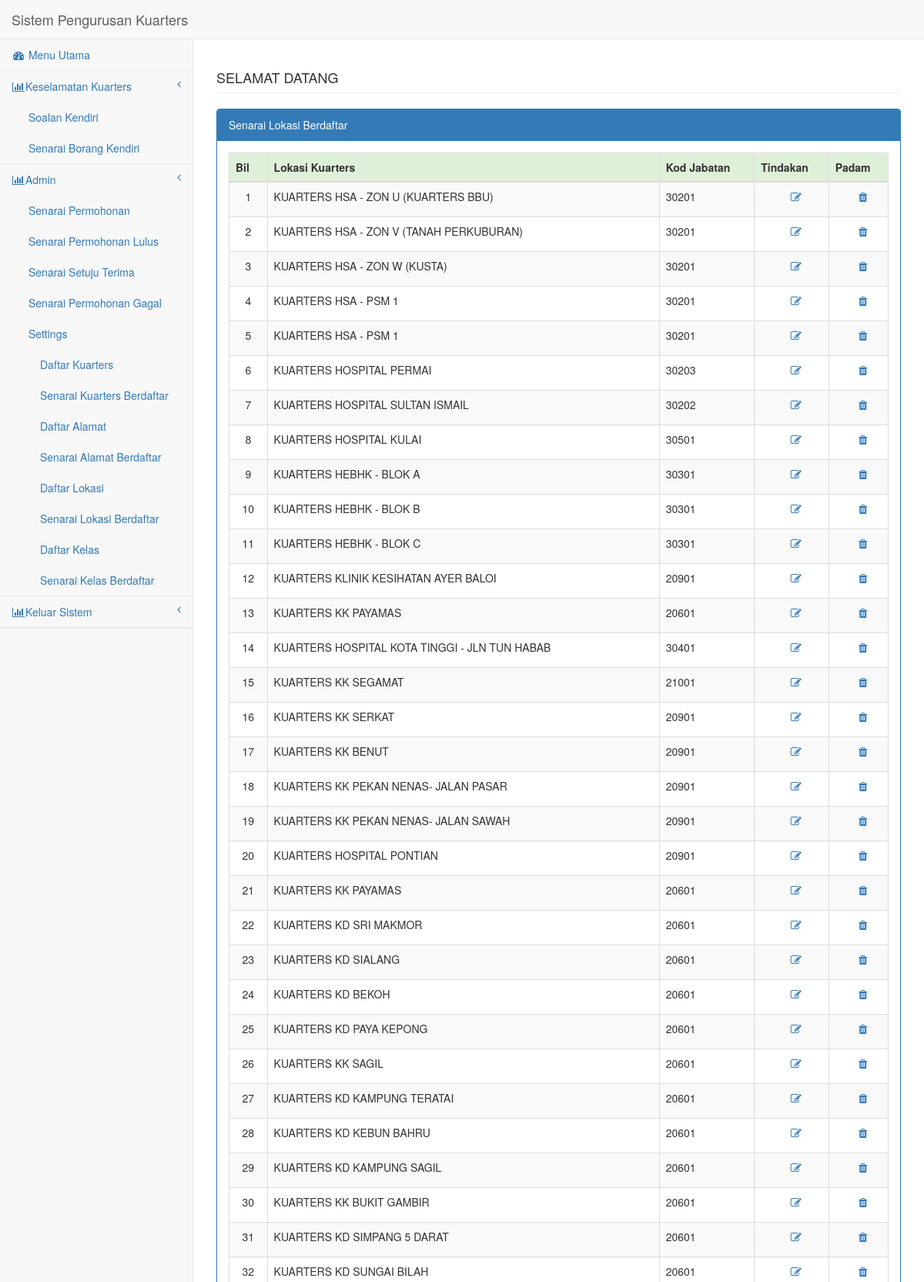
/pages/listlokasi.php (upper part), run on the app's committed database.
### tables this page shows
CREATE TABLE IF NOT EXISTS `tbllokasi` (
  `l_id` int(11) NOT NULL AUTO_INCREMENT,
  `l_nama` varchar(250) NOT NULL,
  `l_jabatan` int(11) NOT NULL,
  `l_susun` int(11) NOT NULL,
  `l_status` int(11) NOT NULL DEFAULT '1',
  KEY `pid` (`l_id`)
);

### pages/listlokasi.php (the view, shortened to what this page needs)
<!DOCTYPE html>
<html>
<head>
    <link href="../bower_components/bootstrap/dist/css/bootstrap.min.css"
    rel="stylesheet">
    <link href="../bower_components/metisMenu/dist/metisMenu.min.css"
        rel="stylesheet">
    <link href="../dist/css/sb-admin-2.css" rel="stylesheet">
    <link href="../bower_components/font-awesome/css/font-awesome.min.css"
    rel="stylesheet" type="text/css">
</head>
<body>
    <form method="post" onsubmit="return confirm('Adakah anda pasti untuk buang?');">
        <div id="wrapper">
            <?php include('leftbar.php');?>
            <div id="page-wrapper">
                <div class="row">
                    <div class="col-lg-12">
                        <h4 class="page-header">
                            <?php echo strtoupper("selamat datang"." ".htmlentities($_SESSION['namapegawai']));?>
                        </h4>
                    </div>
                </div>
                <div class="row">
                    <div class="col-lg-12">
                        <div class="panel panel-primary">
                            <div class="panel-heading">
                                Senarai Lokasi Berdaftar
                            </div>
                            <div class="panel-body">
                                <div class="dataTable_wrapper">
                                    <table class="table table-striped table-bordered table-hover" id="dataTables-example">
                                        <thead>
                                        <tr class="success">
                                            <th>Bil</th>
                                            <th>Lokasi Kuarters</th>
                                            <th>Kod Jabatan</th>
                                            <th>Tindakan</th>
                                            <th>Padam</th>
                                        </tr>
                                        </thead>
                                        <tbody>
                                    <?php
                                            $querydaftar     = "SELECT * FROM  tbllokasi ";
                                            $resultdaftar    = mysql_query($querydaftar) or die(mysql_error());
                                            $datadaftar     = mysql_fetch_array($resultdaftar);
                                        if($datadaftar < 1)
                                        {
                                            ?>
                                            <tr><td colspan="5" align="center"> Tiada Maklumat </td></tr>
                                            <?php
                                        }
                                        else
                                        {
                                            $sn = 1;
                                            while($datadaftar2 = mysql_fetch_array($resultdaftar))
                                            {
                                                $xid = $datadaftar2['l_id'];
                                                $xalamat = $datadaftar2['l_nama'];
                                                $xkodjabatan = $datadaftar2['l_jabatan'];
                                            ?>
                                                <tr class="odd gradeX">
                                                    <td align='center'><?php echo $sn?></td>
                                                    <td><?php echo htmlentities(strtoupper($xalamat));?></td>
                                                    <td><?php echo htmlentities(strtoupper($xkodjabatan));?></td>
                                                    <td align='center'>&nbsp;&nbsp;<a href="updatelokasi.php?id=<?php echo $xid;?>">
                                                        <p class="fa fa-edit"></p></a>
                                                    </td>
                                                    <td align='center'>&nbsp;&nbsp;<a href="padamlokasi.php?id=<?php echo htmlentities($xid);?>">
                                                        <p class="fa fas fa-trash"></p>
                                                    </a>
                                                    </td>
                                                </tr>
                                                <?php
                                                $sn++;
                                            }
                                        }
                                        ?>
                                        </tbody>
                                    </table>
                                </div>
                            </div>
                        </div>
                    </div>
                </div>
            </div>
</body>
</html>

### data on the page
tbllokasi: l_nama "KUARTERS HSA - ZON U (KUARTERS BBU)", l_jabatan "30201"
tbllokasi: l_nama "KUARTERS HSA - ZON V (TANAH PERKUBURAN)", l_jabatan "30201"
tbllokasi: l_nama "KUARTERS HSA - ZON W (KUSTA)", l_jabatan "30201"
tbllokasi: l_nama "KUARTERS HSA - PSM 1", l_jabatan "30201"
tbllokasi: l_nama "KUARTERS HSA - PSM 1", l_jabatan "30201"
tbllokasi: l_nama "KUARTERS HOSPITAL PERMAI", l_jabatan "30203"
tbllokasi: l_nama "KUARTERS HOSPITAL SULTAN ISMAIL", l_jabatan "30202"
tbllokasi: l_nama "KUARTERS HOSPITAL KULAI", l_jabatan "30501"
tbllokasi: l_nama "KUARTERS HEBHK - BLOK A", l_jabatan "30301"
tbllokasi: l_nama "KUARTERS HEBHK - BLOK B", l_jabatan "30301"
tbllokasi: l_nama "KUARTERS HEBHK - BLOK C", l_jabatan "30301"
tbllokasi: l_nama "KUARTERS KLINIK KESIHATAN AYER BALOI", l_jabatan "20901"
tbllokasi: l_nama "KUARTERS KK PAYAMAS", l_jabatan "20601"
tbllokasi: l_nama "KUARTERS HOSPITAL KOTA TINGGI - JLN TUN HABAB", l_jabatan "30401"
tbllokasi: l_nama "KUARTERS KK SEGAMAT", l_jabatan "21001"
tbllokasi: l_nama "KUARTERS KK SERKAT", l_jabatan "20901"
tbllokasi: l_nama "KUARTERS KK BENUT", l_jabatan "20901"
tbllokasi: l_nama "KUARTERS KK PEKAN NENAS- JALAN PASAR", l_jabatan "20901"
tbllokasi: l_nama "KUARTERS KK PEKAN NENAS- JALAN SAWAH", l_jabatan "20901"
tbllokasi: l_nama "KUARTERS HOSPITAL PONTIAN", l_jabatan "20901"
tbllokasi: l_nama "KUARTERS KK PAYAMAS", l_jabatan "20601"
tbllokasi: l_nama "KUARTERS KD SRI MAKMOR", l_jabatan "20601"
tbllokasi: l_nama "KUARTERS KD SIALANG", l_jabatan "20601"
tbllokasi: l_nama "KUARTERS KD BEKOH", l_jabatan "20601"
tbllokasi: l_nama "KUARTERS KD PAYA KEPONG", l_jabatan "20601"
tbllokasi: l_nama "KUARTERS KK SAGIL", l_jabatan "20601"
tbllokasi: l_nama "KUARTERS KD KAMPUNG TERATAI", l_jabatan "20601"
tbllokasi: l_nama "KUARTERS KD KEBUN BAHRU", l_jabatan "20601"
tbllokasi: l_nama "KUARTERS KD KAMPUNG SAGIL", l_jabatan "20601"
tbllokasi: l_nama "KUARTERS KK BUKIT GAMBIR", l_jabatan "20601"
tbllokasi: l_nama "KUARTERS KD SIMPANG 5 DARAT", l_jabatan "20601"
tbllokasi: l_nama "KUARTERS KD SUNGAI BILAH", l_jabatan "20601"
